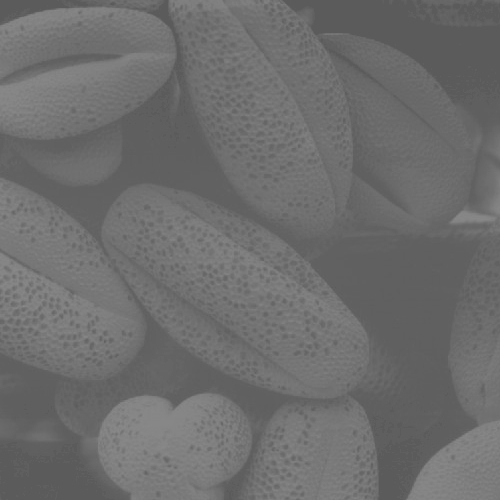
#> input picture 5th sem/PCV lab/Lab 3/seeds.jpg, 500 x 500 px
$ python 2_HistogramEqualization.py
#> lines starting #> are read from the running program, lines starting #| are printed output that depends on the picture
import cv2
import matplotlib.pyplot as plt

img = cv2.imread("seeds.jpg")
#> img is the input picture: shape (500, 500, 3); min 90, max 138, mean 109.1
img_gray = cv2.cvtColor(img, cv2.COLOR_BGR2GRAY)
plt.subplot(221)
plt.title("original")
plt.imshow(img, cmap='gray')

oghist = cv2.calcHist([img_gray],[0],None,[256],[0,256])
#> oghist = 256 values, max 19057 at index 96, min 0 at index 0, mean 976.6
plt.subplot(223)
plt.title('og hist')
plt.plot(oghist)
plt.xlim([0,256])

img_eq = cv2.equalizeHist(img_gray)
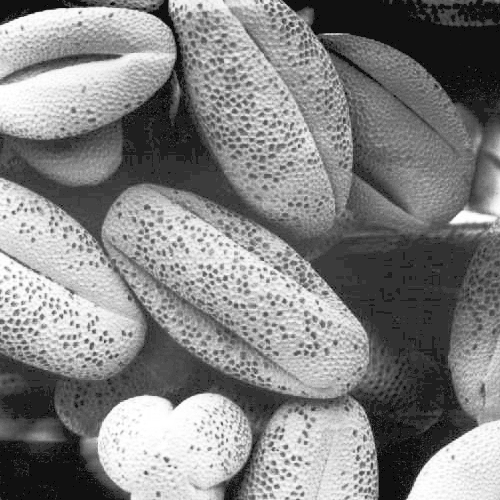
#> img_eq: shape (500, 500); min 0, max 255, mean 131.5

plt.subplot(222)
plt.title("original")
plt.imshow(img_eq, cmap='gray')

eqhist = cv2.calcHist([img_eq],[0],None,[256],[0,256])
#> eqhist = 256 values, max 19057 at index 50, min 0 at index 1, mean 976.6
plt.subplot(224)
plt.title('eq hist')
plt.plot(eqhist)
plt.xlim([0,256])

plt.tight_layout()
plt.show()
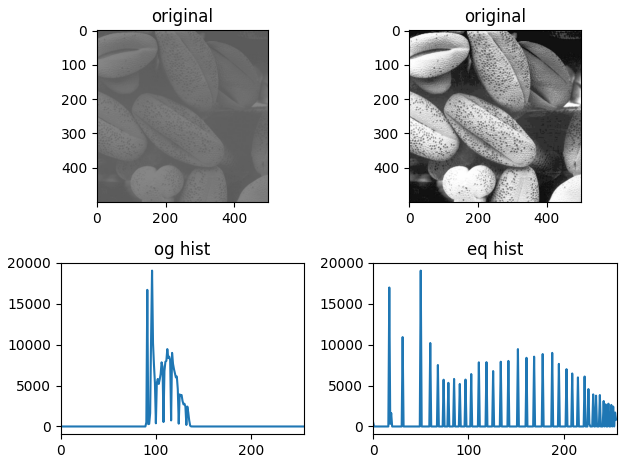
#> figure drawn by matplotlib, 4 panels; panel 2: curve peaks at x = 96, y = 19057; panel 4: curve peaks at x = 50, y = 19057
